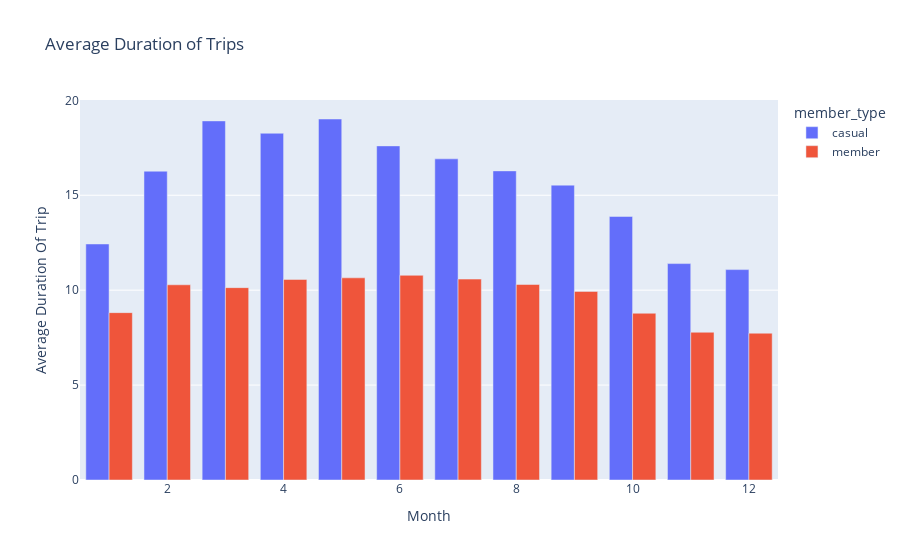

The cell this chart's notebook holds for it:
### Code cell
fig3 = px.bar(avg_month_duration, x="Month", y="Average Duration Of Trip", color="member_type", title="Average Duration of Trips", barmode= "group")
fig3.show()

### Figure 1 — Plotly figure (JSON) as saved in the notebook; plotly's stock layout.template omitted (floating-point values rounded to 4 significant figures)
{"data": [{"alignmentgroup": "True", "hovertemplate": "member_type=casual<br>Month=%{x}<br>Average Duration Of Trip=%{y}<extra></extra>", "legendgroup": "casual", "marker": {"color": "#636efa", "pattern": {"shape": ""}}, "name": "casual", "offsetgroup": "casual", "orientation": "v", "showlegend": true, "textposition": "auto", "type": "bar", "x": [1, 2, 3, 4, 5, 6, 7, 8, 9, 10, 11, 12], "xaxis": "x", "y": [12.43, 16.27, 18.92, 18.27, 19.02, 17.6, 16.92, 16.28, 15.53, 13.88, 11.4, 11.08], "yaxis": "y"}, {"alignmentgroup": "True", "hovertemplate": "member_type=member<br>Month=%{x}<br>Average Duration Of Trip=%{y}<extra></extra>", "legendgroup": "member", "marker": {"color": "#EF553B", "pattern": {"shape": ""}}, "name": "member", "offsetgroup": "member", "orientation": "v", "showlegend": true, "textposition": "auto", "type": "bar", "x": [1, 2, 3, 4, 5, 6, 7, 8, 9, 10, 11, 12], "xaxis": "x", "y": [8.817, 10.28, 10.13, 10.57, 10.65, 10.78, 10.58, 10.3, 9.933, 8.783, 7.783, 7.733], "yaxis": "y"}], "layout": {"barmode": "group", "legend": {"title": {"text": "member_type"}, "tracegroupgap": 0}, "title": {"text": "Average Duration of Trips"}, "xaxis": {"anchor": "y", "domain": [0, 1], "title": {"text": "Month"}}, "yaxis": {"anchor": "x", "domain": [0, 1], "title": {"text": "Average Duration Of Trip"}}}}
